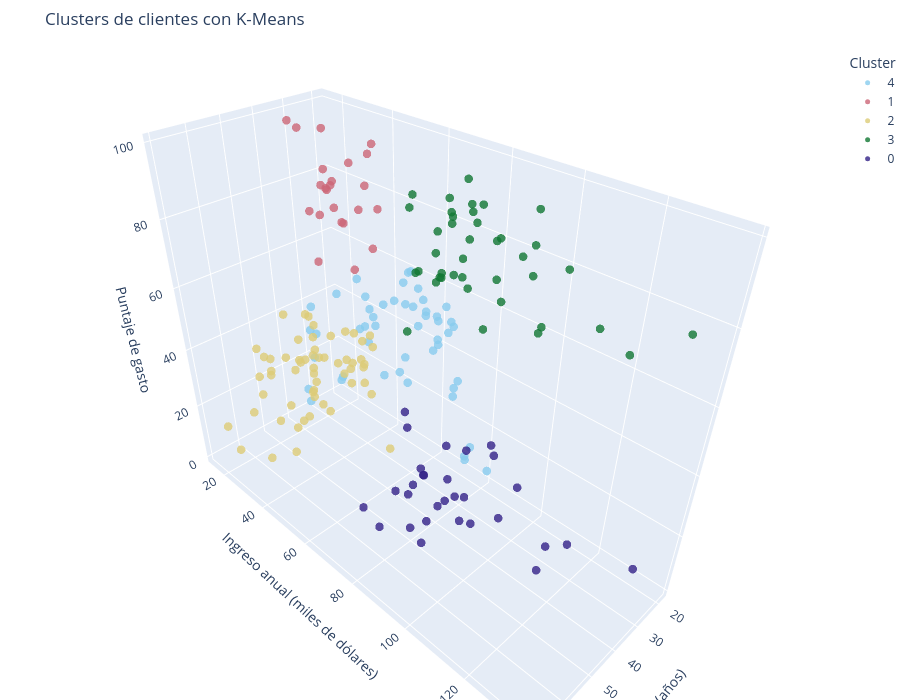

The notebook cell saved with this chart:
### Code cell
fig.update_layout(
    height=700,
    margin=dict(l=0, r=0, b=0, t=50)
)

### Figure 1 — Plotly figure (JSON) as saved in the notebook; plotly's stock layout.template omitted (floating-point values rounded to 4 significant figures)
{"data": [{"hovertemplate": "Cluster=4<br>Edad (años)=%{x}<br>Ingreso anual (miles de dólares)=%{y}<br>Puntaje de gasto=%{z}<extra></extra>", "legendgroup": "4", "marker": {"color": "rgb(136, 204, 238)", "opacity": 0.8, "size": 5, "symbol": "circle"}, "mode": "markers", "name": "4", "scene": "scene", "showlegend": true, "type": "scatter3d", "x": [19, 20, 31, 35, 37, 35, 35, 40, 36, 27, 29, 31, 33, 31, 27, 19, 18, 19, 32, 26, 40, 23, 38, 21, 22, 34, 18, 40, 32, 24, 27, 20, 23, 26, 21, 19, 38, 19, 18, 19, 27, 38, 23, 25, 20, 19, 28, 25, 19], "y": [15, 16, 17, 18, 20, 21, 24, 29, 37, 40, 40, 40, 42, 43, 46, 46, 48, 48, 48, 54, 54, 54, 54, 54, 57, 58, 59, 60, 60, 60, 60, 61, 62, 62, 62, 63, 64, 64, 65, 65, 67, 67, 70, 72, 73, 74, 76, 77, 81], "z": [39, 6, 40, 6, 13, 35, 35, 31, 26, 47, 42, 42, 60, 54, 51, 55, 59, 59, 47, 54, 48, 52, 55, 57, 55, 60, 41, 40, 42, 52, 50, 49, 41, 55, 42, 54, 42, 46, 48, 50, 56, 40, 29, 34, 5, 10, 40, 12, 5]}, {"hovertemplate": "Cluster=1<br>Edad (años)=%{x}<br>Ingreso anual (miles de dólares)=%{y}<br>Puntaje de gasto=%{z}<extra></extra>", "legendgroup": "1", "marker": {"color": "rgb(204, 102, 119)", "opacity": 0.8, "size": 5, "symbol": "circle"}, "mode": "markers", "name": "1", "scene": "scene", "showlegend": true, "type": "scatter3d", "x": [21, 23, 22, 23, 30, 35, 24, 22, 20, 35, 25, 31, 29, 35, 23, 21, 18, 21, 30, 20, 24, 31, 24], "y": [15, 16, 17, 18, 19, 19, 20, 20, 21, 23, 24, 25, 28, 28, 29, 30, 33, 33, 34, 37, 38, 39, 39], "z": [81, 77, 76, 94, 72, 99, 77, 79, 66, 98, 73, 73, 82, 61, 87, 73, 92, 81, 73, 75, 92, 61, 65]}, {"hovertemplate": "Cluster=2<br>Edad (años)=%{x}<br>Ingreso anual (miles de dólares)=%{y}<br>Puntaje de gasto=%{z}<extra></extra>", "legendgroup": "2", "marker": {"color": "rgb(221, 204, 119)", "opacity": 0.8, "size": 5, "symbol": "circle"}, "mode": "markers", "name": "2", "scene": "scene", "showlegend": true, "type": "scatter3d", "x": [64, 67, 58, 52, 46, 54, 45, 60, 53, 49, 42, 65, 48, 49, 50, 49, 59, 50, 47, 51, 69, 53, 70, 67, 54, 63, 43, 68, 70, 47, 60, 60, 59, 45, 49, 57, 67, 46, 48, 55, 50, 68, 48, 47, 48, 49, 67, 49, 66, 54, 68, 66, 65, 63, 49, 51, 50, 56], "y": [19, 19, 20, 23, 25, 28, 28, 30, 33, 33, 34, 38, 39, 39, 40, 42, 43, 43, 43, 44, 44, 46, 46, 47, 47, 48, 48, 48, 49, 49, 50, 50, 54, 54, 54, 54, 54, 54, 54, 57, 58, 59, 60, 60, 61, 62, 62, 62, 63, 63, 63, 63, 63, 65, 65, 67, 67, 79], "z": [3, 14, 15, 29, 5, 14, 32, 4, 4, 14, 17, 35, 36, 28, 55, 52, 60, 45, 41, 50, 46, 46, 56, 52, 59, 51, 50, 48, 55, 42, 49, 56, 47, 53, 42, 51, 41, 44, 46, 58, 46, 55, 49, 47, 42, 48, 59, 56, 50, 46, 43, 48, 52, 43, 59, 43, 57, 35]}, {"hovertemplate": "Cluster=3<br>Edad (años)=%{x}<br>Ingreso anual (miles de dólares)=%{y}<br>Puntaje de gasto=%{z}<extra></extra>", "legendgroup": "3", "marker": {"color": "rgb(17, 119, 51)", "opacity": 0.8, "size": 5, "symbol": "circle"}, "mode": "markers", "name": "3", "scene": "scene", "showlegend": true, "type": "scatter3d", "x": [40, 39, 31, 40, 38, 39, 31, 29, 32, 35, 32, 32, 28, 32, 34, 39, 38, 27, 30, 30, 29, 31, 36, 33, 32, 28, 36, 30, 27, 35, 32, 29, 30, 28, 36, 32, 38, 35, 32, 30], "y": [69, 69, 70, 71, 71, 71, 72, 73, 73, 74, 75, 76, 77, 77, 78, 78, 78, 78, 78, 78, 79, 81, 85, 86, 87, 87, 87, 88, 88, 93, 97, 98, 99, 101, 103, 103, 113, 120, 126, 137], "z": [58, 91, 77, 95, 75, 75, 71, 88, 73, 72, 93, 87, 97, 74, 90, 88, 76, 89, 78, 73, 83, 93, 75, 95, 63, 75, 92, 86, 69, 90, 86, 88, 97, 68, 85, 69, 91, 79, 74, 83]}, {"hovertemplate": "Cluster=0<br>Edad (años)=%{x}<br>Ingreso anual (miles de dólares)=%{y}<br>Puntaje de gasto=%{z}<extra></extra>", "legendgroup": "0", "marker": {"color": "rgb(51, 34, 136)", "opacity": 0.8, "size": 5, "symbol": "circle"}, "mode": "markers", "name": "0", "scene": "scene", "showlegend": true, "type": "scatter3d", "x": [43, 59, 47, 44, 57, 48, 34, 43, 44, 47, 37, 34, 50, 42, 36, 40, 36, 52, 58, 59, 37, 46, 41, 54, 41, 34, 33, 47, 45, 32], "y": [71, 71, 71, 73, 75, 77, 78, 78, 78, 78, 78, 78, 85, 86, 87, 87, 87, 88, 88, 93, 97, 98, 99, 101, 103, 103, 113, 120, 126, 137], "z": [35, 11, 9, 7, 5, 36, 22, 17, 20, 16, 1, 1, 26, 20, 27, 13, 10, 13, 15, 14, 32, 15, 39, 24, 17, 23, 8, 16, 28, 18]}], "layout": {"height": 700, "legend": {"title": {"text": "Cluster"}, "tracegroupgap": 0}, "margin": {"b": 0, "l": 0, "r": 0, "t": 50}, "scene": {"domain": {"x": [0.0, 1.0], "y": [0.0, 1.0]}, "xaxis": {"title": {"text": "Edad (años)"}}, "yaxis": {"title": {"text": "Ingreso anual (miles de dólares)"}}, "zaxis": {"title": {"text": "Puntaje de gasto"}}}, "title": {"text": "Clusters de clientes con K-Means"}}}
